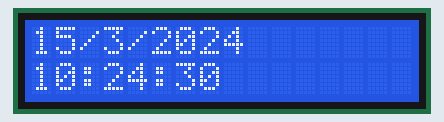
A sketch run on a simulated Arduino Uno, built with avr-gcc and run on an emulated ATmega328P. On the bench: 16×2 character LCD. The local clock reads 2024-03-15 10:24:30 at power-on unless the sketch sets it; what the sketch prints to the serial monitor is not drawn.

Above: at 0.1 s.
At 4.1 s:
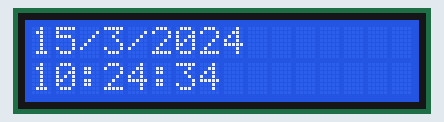
At 9.2 s:
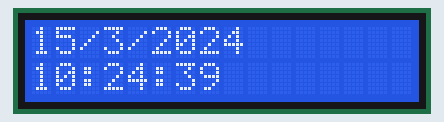
At 19.2 s:
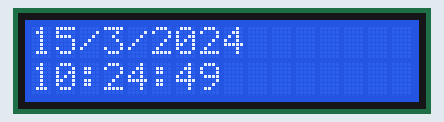
At 28.3 s:
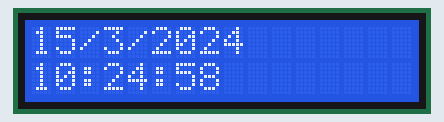
At 38.4 s:
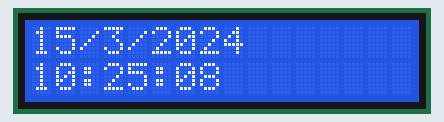

Measured:
- what the display in image 1 shows lasts 1.0 s, from 4.1 s to 5.1 s

The sketch:

rtc.ino
```cpp
// Date and time functions using a DS1307 RTC connected via I2C and Wire lib
#include <Wire.h>
#include "RTClib.h"
#include <LiquidCrystal.h>

LiquidCrystal lcd(12, 11, 5, 4, 3, 2);

RTC_DS1307 RTC;
void setup () {
  Serial.begin(9600);
  lcd.begin(16, 2);
  lcd.clear();
  lcd.print("go");
   Serial.println("RTC is NOT running!");

}
void loop () {
  DateTime now = RTC.now();

  lcd.setCursor(0,1);
  if(now.hour()<10){ lcd.print("0");} lcd.print(now.hour());
  lcd.print(":");
  if(now.minute()<10){ lcd.print("0");} lcd.print(now.minute());
  lcd.print(":");
  if(now.second()<10){ lcd.print("0");} lcd.print(now.second());
  lcd.setCursor(0,0);
  lcd.print(now.day());
  lcd.print("/");
  lcd.print(now.month());
  lcd.print("/");
  lcd.print(now.year());

  Serial.print(now.year(), DEC);
  Serial.print('/');
  Serial.print(now.month(), DEC);
  Serial.print('/');
  Serial.print(now.day(), DEC);
  Serial.print(' ');
  Serial.print(now.hour(), DEC);
  Serial.print(':');
  Serial.print(now.minute(), DEC);
  Serial.print(':');
  Serial.print(now.second(), DEC);
  Serial.print(" unixtime = ");
  Serial.print(now.unixtime());
  Serial.println();
  delay(1000);
}
```
